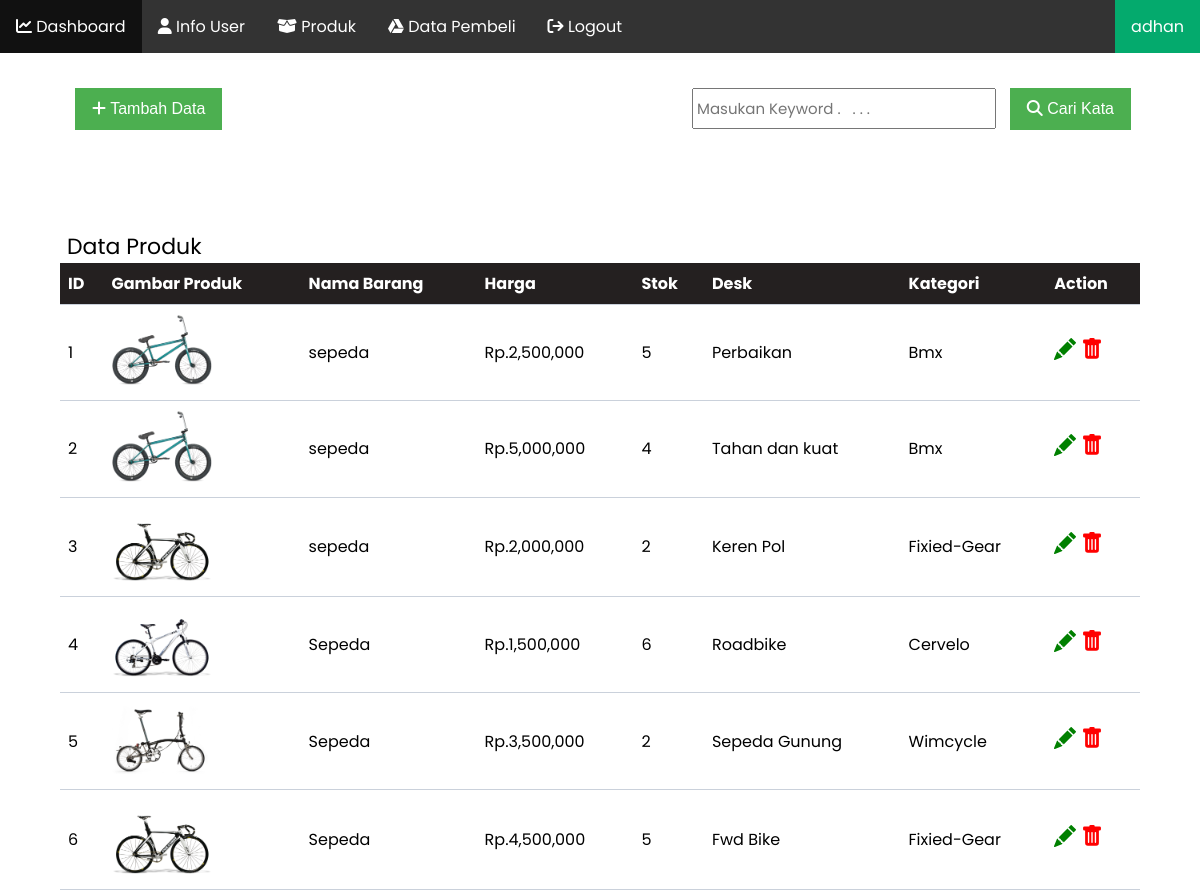
The app's page /admin/data_produk.php (signed in) with its own data.
### tables this page shows
CREATE TABLE `tb_produk` (
  `id_produk` int(11) NOT NULL,
  `gambar` varchar(200) NOT NULL,
  `nama` varchar(30) NOT NULL,
  `harga` varchar(50) NOT NULL,
  `stok` varchar(11) NOT NULL,
  `desk` text NOT NULL,
  `kategori` varchar(25) NOT NULL
);

### admin/data_produk.php (the view, shortened to what this page needs)
<?php
  $tampil = "SELECT * FROM tb_produk ";
?>
<!DOCTYPE html>
<html lang="en">
<head>
</head>
<html>
<body>
  <nav>
    <ul>
    <li><a href="index.php"><i class="fa-solid fa-chart-line"></i> Dashboard</a></li>
    <li><a href="info_user.php"><i class="fa-solid fa-user"></i> Info User</a></li>
    <li><a href="data_produk.php"><i class="fa-solid fa-box-open"></i> Produk</a></li>
    <li><a href="data_beli.php"><i class="fa-brands fa-google-drive"></i> Data Pembeli</a></li>
    <li><a href="..\logout.php" onclick="return confirm('yakin?')"><i class="fa-solid fa-arrow-right-from-bracket"></i> Logout</a></li>
    <li style="float:right"><a href="profil_admin.php" class="active"><?php echo $_SESSION['username']?></a></li>
    </ul>
  </nav>
    <div class="tombol">
      <form    METHOD="POST" >
        <input type="text" name="keyword" style="height: 30px;" placeholder="Masukan Keyword .   . . . ">
        <button  class="create" type="submit" name="cari"><i class="fas fa-search"></i> Cari Kata</button>
      </form>
    </div>
    <a href="add_produk.php"><button class="tambah" ><i class="fa-solid fa-plus"></i> Tambah Data</button></a>
    <p class="info">Data Produk</p>
    <table>
        <tr>
            <th>ID</th>
            <th>Gambar Produk</th>
            <th>Nama Barang</th>
            <th>Harga</th>
            <th>Stok</th>
            <th>Desk</th>
            <th>Kategori</th>
            <th>Action</th>
        </tr>
        <?php
        require "..\koneksi.php";
        $query = $db->query($tampil);
        foreach ($query as $data ){
        ?>
        <tr>
            <td><?php echo $data ['id_produk']?></td>
            <td><img src="../img/<?=$data['gambar']?>" alt="" width="100px"></td>
            <td><?php echo $data ['nama']?></td>
            <td>Rp.<?php echo number_format ($data ['harga'])?></td>
            <td><?php echo $data ['stok']?></td>
            <td><?php echo $data ['desk']?></td>
            <td><?php echo $data ['kategori']?></td>
            <td colspan='2'>
              <svg xmlns="http://www.w3.org/2000/svg" width="22" height="22" fill="currentColor" class="bi bi-pencil-fill" viewBox="0 0 16 16">
                      <a class="ubah"  href="ubah_produk.php?id_produk=<?php echo $data ['id_produk']?>" onclick="return confirm('Ingin Mengubah Data?');" role="button">
                            <path d="M12.854.146a.5.5 0 0 0-.707 0L10.5 1.793 14.207 5.5l1.647-1.646a.5.5 0 0 0 0-.708l-3-3zm.646 6.061L9.793 2.5 3.293 9H3.5a.5.5 0 0 1 .5.5v.5h.5a.5.5 0 0 1 .5.5v.5h.5a.5.5 0 0 1 .5.5v.5h.5a.5.5 0 0 1 .5.5v.207l6.5-6.5zm-7.468 7.468A.5.5 0 0 1 6 13.5V13h-.5a.5.5 0 0 1-.5-.5V12h-.5a.5.5 0 0 1-.5-.5V11h-.5a.5.5 0 0 1-.5-.5V10h-.5a.499.499 0 0 1-.175-.032l-.179.178a.5.5 0 0 0-.11.168l-2 5a.5.5 0 0 0 .65.65l5-2a.5.5 0 0 0 .168-.11l.178-.178z"/>
                    </svg>
                <a class="hapus" href="hapus_produk.php?id_produk=<?php echo $data ['id_produk']?>" onclick="return confirm('Ingin Mengapus Data?');" role="button">
                </a>
            </td>
        </tr>
        <?php
		}
		?>
    </table>
</body>
</html>

### admin/data_produk.php (style rules this page uses)
body { font-family: 'Poppins', sans-serif; }
input[type=text] { margin-right:-65px; padding: 3.5px; margin-top: 8px; font-size: 15px; font-family: 'Poppins', sans-serif; }
ul { list-style-type: none; margin: 0; padding: 0; overflow: hidden; background-color: #333; }
li { float: left; }
li a { display: block; color: white; text-align: center; padding: 14px 16px; text-decoration: none; }
.active { cursor:pointer; background-color: #04AA6D; }
.tombol { float:right; }
* { margin: 0; padding: 0; }
button { background-color: #4CAF50; border: 4px; color: white; padding: 12px 17px; text-align: center; text-decoration: none; display: inline-block; font-size: 16px; margin: 35px 69px 0 75px; cursor: pointer; }
.info { color:black; font-size:22px; padding-left:67px; margin-top:100px; }
table { border-collapse: collapse; width: 90%; margin: auto; }
th, td { text-align: left; padding: 8px; border-bottom:1px solid #cad1db; }
th { background-color: #242020; color: white; }
.hapus { text-decoration: none; color:red; }

### records on screen
tb_produk: id_produk "1", gambar (picture), nama "sepeda", harga "2,500,000", stok "5", desk "Perbaikan", kategori "Bmx"
tb_produk: id_produk "2", gambar (picture), nama "sepeda", harga "5,000,000", stok "4", desk "Tahan dan kuat", kategori "Bmx"
tb_produk: id_produk "3", gambar (picture), nama "sepeda", harga "2,000,000", stok "2", desk "Keren Pol", kategori "Fixied-Gear"
tb_produk: id_produk "4", gambar (picture), nama "Sepeda", harga "1,500,000", stok "6", desk "Roadbike", kategori "Cervelo"
tb_produk: id_produk "5", gambar (picture), nama "Sepeda", harga "3,500,000", stok "2", desk "Sepeda Gunung", kategori "Wimcycle"
tb_produk: id_produk "6", gambar (picture), nama "Sepeda", harga "4,500,000", stok "5", desk "Fwd Bike", kategori "Fixied-Gear"

### other values on screen
$_SESSION['username'] "adhan"
